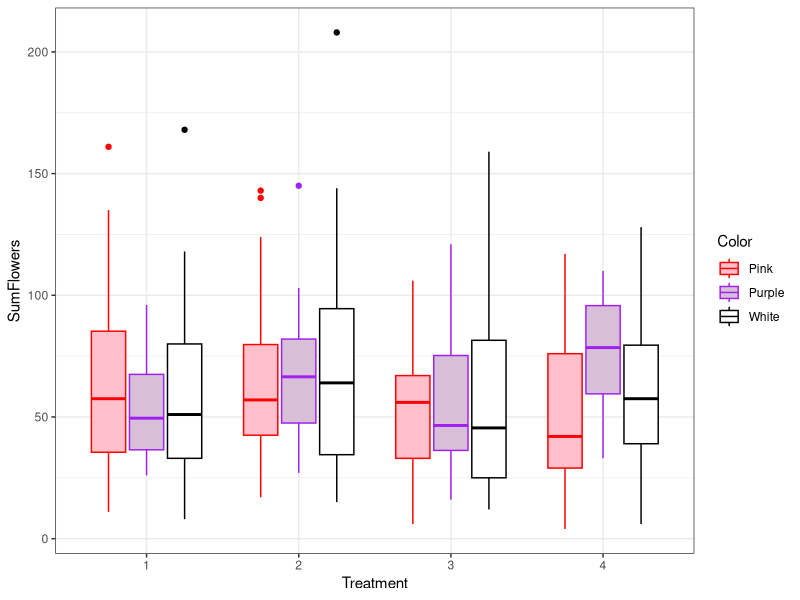
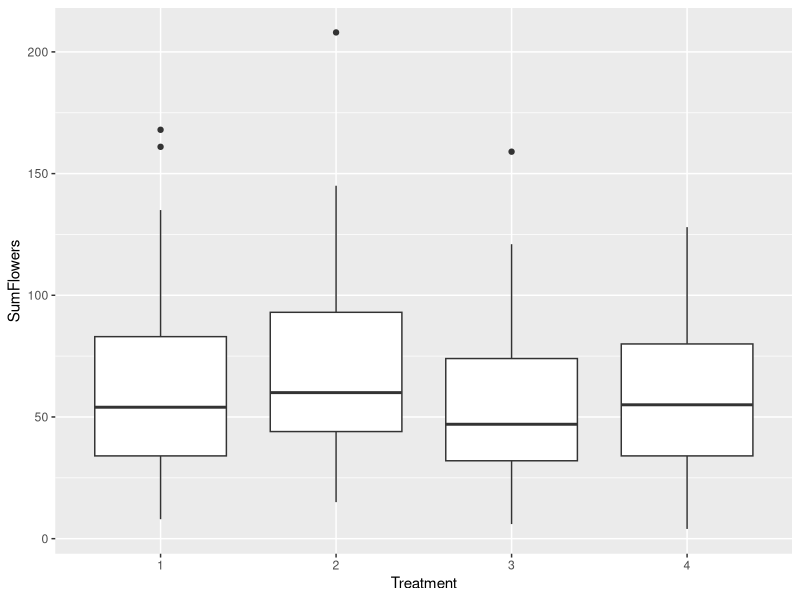
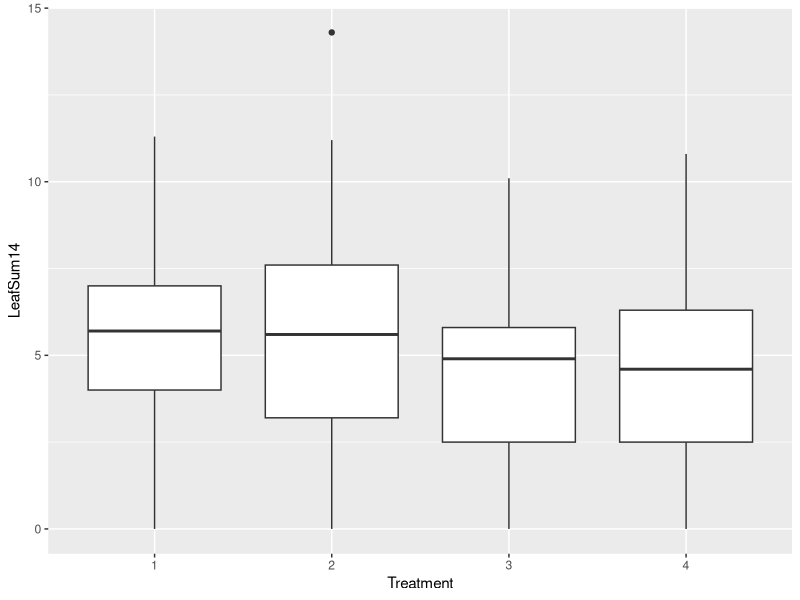
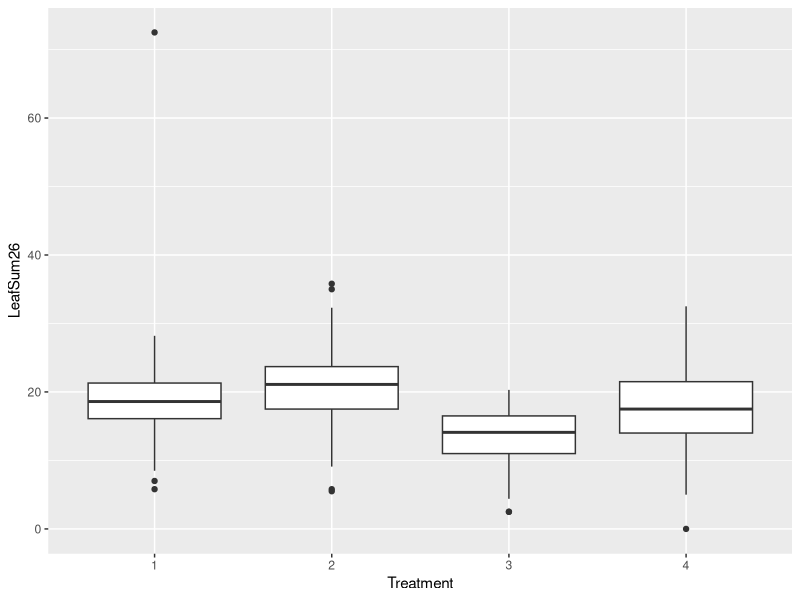
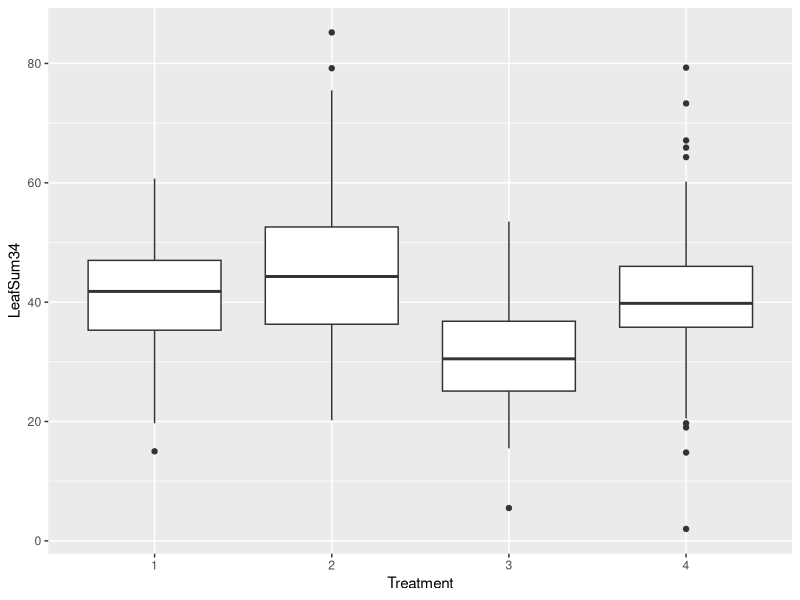

The R script that drew these images, in order: (Note: this script raises an error after producing the figures.)
#load data
mgdat <- read.csv("Data/mg_ghsoil.csv")


#load packages
library(dplyr) #data management
library(ggplot2) #plotting
library(lme4) #mixed model
library(lmerTest) #test for significance
library(multcomp) #allows multiple comparison tests for lmer

#clean data
mgdat <- mgdat %>% mutate_each(funs(factor), Genotype, Treatment, Replicate)

#create new RGR variables -- these ones are weird
mgdat <- mgdat %>% mutate(LeafSumRGRA = (LeafSum26 - LeafSum14)/12,
                       LeafSumRGRB = (LeafSum34 - LeafSum26)/8,
                       LeafSumRGRC = (LeafSum34 - LeafSum14)/20,
                       LeafNumRGRA = (LeafNum26 - LeafNum14)/12,
                       LeafNumRGRB = (LeafNum34 - LeafNum26)/8,
                       LeafNumRGRC = (LeafNum34 - LeafNum14)/20,
                       HeightRGRA = (Height26 - Height14)/12,
                       HeightRGRB = (Height34 - Height26)/8,
                       HeightRGRC = (Height34 - Height14)/20
                       )

#explore data
tbl_df(mgdat)
glimpse(mgdat)

summary(mgdat)
unique(mgdat$Genotype)

with(mgdat, table(Genotype, Treatment))

#flower color genotype by phenotype
with(mgdat, table(ColorbyPhenotype, ColorbyGenotype))

#new variable that is just simply color - no dark or lights, etc (Pink, Purple, White)
#WHAT COLOR DO I USE?

#explore flowering
mgdat %>% group_by(Treatment, Color) %>% summarise_each(funs(mean), DOFF, DurationFlowering, SumFlowers)

ggplot(data = mgdat, aes(x = Treatment, y = SumFlowers, fill = Color, color = Color)) + 
  geom_boxplot() +
  scale_color_manual(values = c("red", "purple", "black")) +
  scale_fill_manual(values = c("pink", "thistle", "white")) +
  theme_bw()

#differences in trait by genotype (maternal line), treatment, and interaction
  #DOFF -- Day of first flower / Phenology
    fit1 <- lmer(DOFF ~ Treatment + (1 | Genotype) + (1 | Genotype:Treatment), data = mgdat)
      anova(fit1)
      rand(fit1)
    #Sig G
      
  #DOLF -- Day of last flower
    fit2 <- lmer(DOLF ~ Treatment + (1 | Genotype) + (1 | Genotype:Treatment), data = mgdat)
      anova(fit2)
      rand(fit2)
    #sig G
      
  #DurationFlowering -- Length of flowering
    fit3 <- lmer(DurationFlowering ~ Treatment + (1 | Genotype) + (1 | Genotype:Treatment), data = mgdat)
      anova(fit3)
      rand(fit3)
    #sig G
      
  #SumFlowers -- Total Number of Flowers
    fit4 <- lmer(SumFlowers ~ Treatment + (1 | Genotype) + (1 | Genotype:Treatment), data = mgdat)
      anova(fit4)
      rand(fit4)
      summary(glht(fit4, linfct = mcp(Treatment = "Tukey"))) #post hoc Tukey's with MultComp
    mgdat %>% group_by(Treatment) %>% summarise_each(funs(mean), SumFlowers)
    ggplot(data = mgdat, aes(x = Treatment, y = SumFlowers)) + geom_boxplot()
    #sig G, sig E

  #LeafSum14 -- Sum of Leaf Lengths *EARLY*
    fit5 <- lmer(LeafSum14 ~ Treatment + (1 | Genotype) + (1 | Genotype:Treatment), data = mgdat)
      anova(fit5)
      rand(fit5)
      summary(glht(fit5, linfct = mcp(Treatment = "Tukey"))) #post hoc Tukey's with MultComp
    mgdat %>% group_by(Treatment) %>% summarise_each(funs(mean), LeafSum14)
    ggplot(data = mgdat, aes(x = Treatment, y = LeafSum14)) + geom_boxplot()
    #sig G, sig E

  #LeafSum26 -- Sum of Leaf Lengths *MID*
    fit6 <- lmer(LeafSum26 ~ Treatment + (1 | Genotype) + (1 | Genotype:Treatment), data = mgdat)
      anova(fit6)
      rand(fit6)
      summary(glht(fit6, linfct = mcp(Treatment = "Tukey"))) #post hoc Tukey's with MultComp
    mgdat %>% group_by(Treatment) %>% summarise_each(funs(mean), LeafSum26)
    ggplot(data = mgdat, aes(x = Treatment, y = LeafSum26)) + geom_boxplot()
    #sig E, near sig GxE

  #LeafSum34 -- Sum of Leaf Lengths *LATE*
    fit7 <- lmer(LeafSum34 ~ Treatment + (1 | Genotype) + (1 | Genotype:Treatment), data = mgdat)
      anova(fit7)
      rand(fit7)
      summary(glht(fit7, linfct = mcp(Treatment = "Tukey"))) #post hoc Tukey's with MultComp
    mgdat %>% group_by(Treatment) %>% summarise_each(funs(mean), LeafSum34)
    ggplot(data = mgdat, aes(x = Treatment, y = LeafSum34)) + geom_boxplot()
    #sig E, near sig GxE
    
  #LeafSumRGR1 -- Sum of Leaf Lengths Relative Growth Rate *EARLY*
    fit8 <- lmer(LeafSumRGR1 ~ Treatment + (1 | Genotype) + (1 | Genotype:Treatment), data = mgdat)
      anova(fit8)
      rand(fit8)
      summary(glht(fit8, linfct = mcp(Treatment = "Tukey"))) #post hoc Tukey's with MultComp
    mgdat %>% group_by(Treatment) %>% summarise_each(funs(mean), LeafSumRGR1)
    ggplot(data = mgdat, aes(x = Treatment, y = LeafSumRGR1)) + geom_boxplot()
    #sig G, sig E
    
  #LeafSumRGR2 -- Sum of Leaf Lengths Relative Growth Rate *LATE*
    fit9 <- lmer(LeafSumRGR2 ~ Treatment + (1 | Genotype) + (1 | Genotype:Treatment), data = mgdat)
      anova(fit9)
      rand(fit9)
    #no SIG
      
  #LeafNum14 -- Number of Leaves *EARLY*
    fit10 <- lmer(LeafNum14 ~ Treatment + (1 | Genotype) + (1 | Genotype:Treatment), data = mgdat)
      anova(fit10)
      rand(fit10)
      summary(glht(fit10, linfct = mcp(Treatment = "Tukey"))) #post hoc Tukey's with MultComp
    mgdat %>% group_by(Treatment) %>% summarise_each(funs(mean), LeafNum14)
    ggplot(data = mgdat, aes(x = Treatment, y = LeafNum14)) + geom_boxplot()
    #sig G, sig E
  
  #LeafNum26 -- Number of Leaves *MID*
    fit11 <- lmer(LeafNum26 ~ Treatment + (1 | Genotype) + (1 | Genotype:Treatment), data = mgdat)
      anova(fit11)
      rand(fit11)
      summary(glht(fit11, linfct = mcp(Treatment = "Tukey"))) #post hoc Tukey's with MultComp
    mgdat %>% group_by(Treatment) %>% summarise_each(funs(mean), LeafNum26)
    ggplot(data = mgdat, aes(x = Treatment, y = LeafNum26)) + geom_boxplot()
    #sig G, sig E, sig GxE

  #LeafNum34 -- Number of Leaves *LATE*
    fit12 <- lmer(LeafNum34 ~ Treatment + (1 | Genotype) + (1 | Genotype:Treatment), data = mgdat)
      anova(fit12)
      rand(fit12)
      summary(glht(fit12, linfct = mcp(Treatment = "Tukey"))) #post hoc Tukey's with MultComp
    mgdat %>% group_by(Treatment) %>% summarise_each(funs(mean), LeafNum34)
    ggplot(data = mgdat, aes(x = Treatment, y = LeafNum34)) + geom_boxplot()
    #sig G, sig E

   #LeafNumRGR1 -- Number of Leaves Relative Growth Rate *EARLY*
    fit13 <- lmer(LeafNumRGR1 ~ Treatment + (1 | Genotype) + (1 | Genotype:Treatment), data = mgdat)
      anova(fit13)
      rand(fit13)
      summary(glht(fit13, linfct = mcp(Treatment = "Tukey"))) #post hoc Tukey's with MultComp
    mgdat %>% group_by(Treatment) %>% summarise_each(funs(mean), LeafNumRGR1)
    ggplot(data = mgdat, aes(x = Treatment, y = LeafNumRGR1)) + geom_boxplot()
    #sig G, sig E
    
  #LeafNumRGR2 -- Number of Leaves Relative Growth Rate *LATE*
    fit14 <- lmer(LeafNumRGR2 ~ Treatment + (1 | Genotype) + (1 | Genotype:Treatment), data = mgdat)
      anova(fit14)
      rand(fit14)
    #no SIG
      
  #Height14 -- Height *EARLY*
    fit15 <- lmer(Height14 ~ Treatment + (1 | Genotype) + (1 | Genotype:Treatment), data = mgdat)
      anova(fit15)
      rand(fit15)
      summary(glht(fit15, linfct = mcp(Treatment = "Tukey"))) #post hoc Tukey's with MultComp
    mgdat %>% group_by(Treatment) %>% summarise_each(funs(mean), Height14)
    ggplot(data = mgdat, aes(x = Treatment, y = Height14)) + geom_boxplot()
    #sig G, sig E
    
  #Height26 -- Height *MID*
    fit16 <- lmer(Height26 ~ Treatment + (1 | Genotype) + (1 | Genotype:Treatment), data = mgdat)
      anova(fit16)
      rand(fit16)
      summary(glht(fit16, linfct = mcp(Treatment = "Tukey"))) #post hoc Tukey's with MultComp
    mgdat %>% group_by(Treatment) %>% summarise_each(funs(mean), Height26)
    ggplot(data = mgdat, aes(x = Treatment, y = Height26)) + geom_boxplot()
    #sig E, near sig G, near sig GxE
  
  #Height34 -- Height *LATE*
    fit17 <- lmer(Height34 ~ Treatment + (1 | Genotype) + (1 | Genotype:Treatment), data = mgdat)
      anova(fit17)
      rand(fit17)
      summary(glht(fit17, linfct = mcp(Treatment = "Tukey"))) #post hoc Tukey's with MultComp
    mgdat %>% group_by(Treatment) %>% summarise_each(funs(mean), Height34)
    ggplot(data = mgdat, aes(x = Treatment, y = Height34)) + geom_boxplot()
    #sig E
    
  #HeightRGR1 -- Height Relative Growth Rate *EARLY*
    fit18 <- lmer(HeightRGR1 ~ Treatment + (1 | Genotype) + (1 | Genotype:Treatment), data = mgdat)
      anova(fit18)
      rand(fit18)
      summary(glht(fit18, linfct = mcp(Treatment = "Tukey"))) #post hoc Tukey's with MultComp
    mgdat %>% group_by(Treatment) %>% summarise_each(funs(mean), HeightRGR1)
    ggplot(data = mgdat, aes(x = Treatment, y = HeightRGR1)) + geom_boxplot()
    #sig E
    
  #HeightRGR2 -- Height Relative Growth Rate *EARLY*
    fit19 <- lmer(HeightRGR2 ~ Treatment + (1 | Genotype) + (1 | Genotype:Treatment), data = mgdat)
      anova(fit19)
      rand(fit19)
      summary(glht(fit19, linfct = mcp(Treatment = "Tukey"))) #post hoc Tukey's with MultComp
    mgdat %>% group_by(Treatment) %>% summarise_each(funs(mean), HeightRGR2)
    ggplot(data = mgdat, aes(x = Treatment, y = HeightRGR2)) + geom_boxplot()
    #sig E
    
#DAMAGE
  #Yellow_Dam1 -- Yellow Damage *EARLY*
    fit20 <- lmer(Yellow_Dam1 ~ Treatment + (1 | Genotype) + (1 | Genotype:Treatment), data = mgdat)
      anova(fit20)
      rand(fit20)
    #sig G -- error messages due to many NA's
      
  #Brown_Dam1 -- Brown Damage *EARLY*
    fit21 <- lmer(Brown_Dam1 ~ Treatment + (1 | Genotype) + (1 | Genotype:Treatment), data = mgdat)
      anova(fit21)
      rand(fit21)
    #sig G, sig GxE -- error messages due to many NA's

  #NoDam_Dam1 -- Leaves with No Damage *EARLY*
    fit22 <- lmer(NoDam_Dam1 ~ Treatment + (1 | Genotype) + (1 | Genotype:Treatment), data = mgdat)
      anova(fit22)
      rand(fit22)
    #sig G -- error messages due to many NA's
      
  #PerYellow_Dam1 -- Percentage of leaves with yellow damage *EARLY*
    fit23 <- lmer(PerYellow_Dam1 ~ Treatment + (1 | Genotype) + (1 | Genotype:Treatment), data = mgdat)
      anova(fit23)
      rand(fit23)
    #sig G, near sig E
      
  #PerBrown_Dam1 -- Percentage of leaves with brown damage *EARLY*
    fit24 <- lmer(PerBrown_Dam1 ~ Treatment + (1 | Genotype) + (1 | Genotype:Treatment), data = mgdat)
      anova(fit24)
      rand(fit24)
    #no sig
      
  #NumleavesYellow_Dam2 -- Number of leaves with yellow damage *LATE*
    fit25 <- lmer(NumleavesYellow_Dam2 ~ Treatment + (1 | Genotype) + (1 | Genotype:Treatment), data = mgdat)
      anova(fit25)
      rand(fit25)
      #no sig
      
  #NumleavesspottyYellow_Dam2 -- Number of leaves with spotty yellow damage *LATE*
    fit26 <- lmer(NumleavesspottyYellow_Dam2 ~ Treatment + (1 | Genotype) + (1 | Genotype:Treatment), data = mgdat)
      anova(fit26)
      rand(fit26)
    #sig E, near sig G
      
  #NumleavesGreen_Dam2 -- Number of leaves with no damage *LATE*
    fit27 <- lmer(NumleavesGreen_Dam2 ~ Treatment + (1 | Genotype) + (1 | Genotype:Treatment), data = mgdat)
      anova(fit27)
      rand(fit27)
    #no sig
      
  #Numleaves_Dam2 -- Number of leaves *LATE*
    fit28 <- lmer(Numleaves_Dam2 ~ Treatment + (1 | Genotype) + (1 | Genotype:Treatment), data = mgdat)
      anova(fit28)
      rand(fit28)
    #no sig
      
#new RGR
  #LeafSumRGRA -- RGR for sum of leaf lengths *Mid - Early*
    fit29 <- lmer(LeafSumRGRA ~ Treatment + (1 | Genotype) + (1 | Genotype:Treatment), data = mgdat)
      anova(fit29)
      rand(fit29)
      summary(glht(fit29, linfct = mcp(Treatment = "Tukey"))) #post hoc Tukey's with MultComp
    mgdat %>% group_by(Treatment) %>% summarise_each(funs(mean), LeafSumRGRA)
    ggplot(data = mgdat, aes(x = Treatment, y = LeafSumRGRA)) + geom_boxplot()
    #sig E
    
  #LeafSumRGRB -- RGR for sum of leaf lengths *Late - Mid*
    fit30 <- lmer(LeafSumRGRB ~ Treatment + (1 | Genotype) + (1 | Genotype:Treatment), data = mgdat)
      anova(fit30)
      rand(fit30)
      summary(glht(fit30, linfct = mcp(Treatment = "Tukey"))) #post hoc Tukey's with MultComp
    mgdat %>% group_by(Treatment) %>% summarise_each(funs(mean), LeafSumRGRB)
    ggplot(data = mgdat, aes(x = Treatment, y = LeafSumRGRA)) + geom_boxplot()
    #sig E, sig G
  
  #LeafSumRGRC -- RGR for sum of leaf lengths *Late - Early*
    fit31 <- lmer(LeafSumRGRC ~ Treatment + (1 | Genotype) + (1 | Genotype:Treatment), data = mgdat)
      anova(fit31)
      rand(fit31)
      summary(glht(fit31, linfct = mcp(Treatment = "Tukey"))) #post hoc Tukey's with MultComp
    mgdat %>% group_by(Treatment) %>% summarise_each(funs(mean), LeafSumRGRC)
    ggplot(data = mgdat, aes(x = Treatment, y = LeafSumRGRC)) + geom_boxplot()
    #sig E, sig G
    
  #LeafNumRGRA -- RGR for number of leaves *Mid - Early*
    fit32 <- lmer(LeafNumRGRA ~ Treatment + (1 | Genotype) + (1 | Genotype:Treatment), data = mgdat)
      anova(fit32)
      rand(fit32)
      summary(glht(fit29, linfct = mcp(Treatment = "Tukey"))) #post hoc Tukey's with MultComp
    mgdat %>% group_by(Treatment) %>% summarise_each(funs(mean), LeafNumRGRA)
    ggplot(data = mgdat, aes(x = Treatment, y = LeafNumRGRA)) + geom_boxplot()
    #sig E, sig G
    
  #LeafNumRGRB -- RGR for number of leaves *Late - Mid*
    fit33 <- lmer(LeafNumRGRB ~ Treatment + (1 | Genotype) + (1 | Genotype:Treatment), data = mgdat)
      anova(fit33)
      rand(fit33)
      summary(glht(fit33, linfct = mcp(Treatment = "Tukey"))) #post hoc Tukey's with MultComp
    mgdat %>% group_by(Treatment) %>% summarise_each(funs(mean), LeafNumRGRB)
    ggplot(data = mgdat, aes(x = Treatment, y = LeafSumRGRA)) + geom_boxplot()
    #sig E, sig G
    
  #LeafNumRGRC -- RGR for number of leaves *Late - Early*
    fit34 <- lmer(LeafNumRGRC ~ Treatment + (1 | Genotype) + (1 | Genotype:Treatment), data = mgdat)
      anova(fit34)
      rand(fit34)
      summary(glht(fit34, linfct = mcp(Treatment = "Tukey"))) #post hoc Tukey's with MultComp
    mgdat %>% group_by(Treatment) %>% summarise_each(funs(mean), LeafNumRGRC)
    ggplot(data = mgdat, aes(x = Treatment, y = LeafNumRGRC)) + geom_boxplot()
    #sig E, sig G
    
  #HeightRGRA -- RGR for height *Mid - Early*
    fit35 <- lmer(HeightRGRA ~ Treatment + (1 | Genotype) + (1 | Genotype:Treatment), data = mgdat)
      anova(fit35)
      rand(fit35)
      summary(glht(fit35, linfct = mcp(Treatment = "Tukey"))) #post hoc Tukey's with MultComp
    mgdat %>% group_by(Treatment) %>% summarise_each(funs(mean), HeightRGRA)
    ggplot(data = mgdat, aes(x = Treatment, y = HeightRGRA)) + geom_boxplot()
    #sig E, near sig GxE
    
  #HeightRGRB -- RGR for height *Late - Mid*
    fit36 <- lmer(HeightRGRB ~ Treatment + (1 | Genotype) + (1 | Genotype:Treatment), data = mgdat)
      anova(fit36)
      rand(fit36)
    #sig G
    
  #HeightRGRC -- RGR for height *Late - Early*
    fit37 <- lmer(HeightRGRC ~ Treatment + (1 | Genotype) + (1 | Genotype:Treatment), data = mgdat)
      anova(fit37)
      rand(fit37)
      summary(glht(fit37, linfct = mcp(Treatment = "Tukey"))) #post hoc Tukey's with MultComp
    mgdat %>% group_by(Treatment) %>% summarise_each(funs(mean), HeightRGRC)
    ggplot(data = mgdat, aes(x = Treatment, y = HeightRGRC)) + geom_boxplot()
    #sig E
